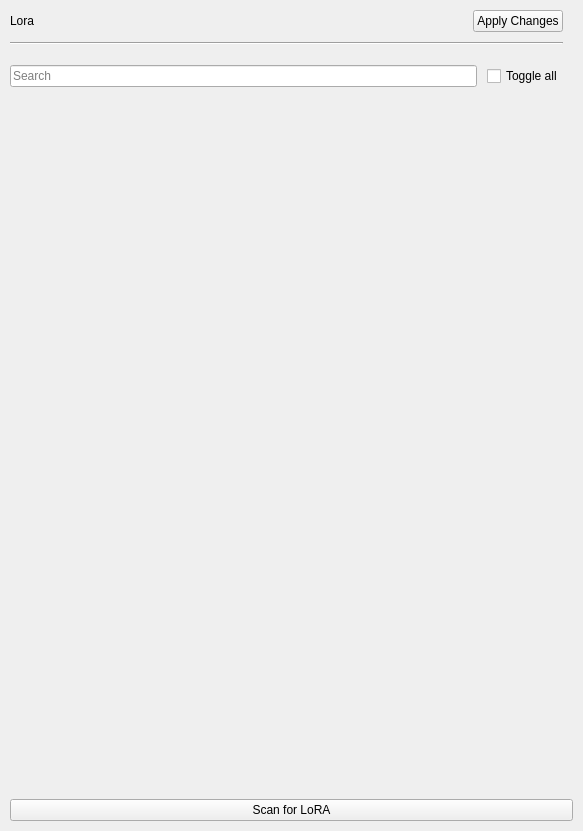
<?xml version="1.0" encoding="UTF-8"?>
<ui version="4.0">
 <class>lora_container</class>
 <widget class="QWidget" name="lora_container">
  <property name="geometry">
   <rect>
    <x>0</x>
    <y>0</y>
    <width>583</width>
    <height>831</height>
   </rect>
  </property>
  <property name="windowTitle">
   <string>Form</string>
  </property>
  <layout class="QGridLayout" name="gridLayout">
   <property name="leftMargin">
    <number>10</number>
   </property>
   <property name="topMargin">
    <number>10</number>
   </property>
   <property name="rightMargin">
    <number>10</number>
   </property>
   <property name="bottomMargin">
    <number>10</number>
   </property>
   <property name="horizontalSpacing">
    <number>0</number>
   </property>
   <property name="verticalSpacing">
    <number>10</number>
   </property>
   <item row="8" column="0">
    <widget class="QPushButton" name="pushButton">
     <property name="text">
      <string>Scan for LoRA</string>
     </property>
    </widget>
   </item>
   <item row="7" column="0">
    <widget class="QScrollArea" name="lora_scroll_area">
     <property name="font">
      <font>
       <pointsize>9</pointsize>
      </font>
     </property>
     <property name="frameShape">
      <enum>QFrame::Shape::NoFrame</enum>
     </property>
     <property name="frameShadow">
      <enum>QFrame::Shadow::Plain</enum>
     </property>
     <property name="widgetResizable">
      <bool>true</bool>
     </property>
     <widget class="QWidget" name="scrollAreaWidgetContents">
      <property name="geometry">
       <rect>
        <x>0</x>
        <y>0</y>
        <width>563</width>
        <height>674</height>
       </rect>
      </property>
      <layout class="QGridLayout" name="gridLayout_2">
       <property name="leftMargin">
        <number>0</number>
       </property>
       <property name="topMargin">
        <number>0</number>
       </property>
       <property name="rightMargin">
        <number>10</number>
       </property>
       <property name="bottomMargin">
        <number>0</number>
       </property>
       <property name="horizontalSpacing">
        <number>0</number>
       </property>
       <property name="verticalSpacing">
        <number>10</number>
       </property>
      </layout>
     </widget>
    </widget>
   </item>
   <item row="2" column="0">
    <layout class="QVBoxLayout" name="verticalLayout">
     <property name="spacing">
      <number>10</number>
     </property>
     <property name="leftMargin">
      <number>0</number>
     </property>
     <property name="topMargin">
      <number>0</number>
     </property>
     <property name="rightMargin">
      <number>10</number>
     </property>
     <property name="bottomMargin">
      <number>0</number>
     </property>
     <item>
      <layout class="QHBoxLayout" name="horizontalLayout_2">
       <property name="rightMargin">
        <number>0</number>
       </property>
       <item>
        <widget class="QLabel" name="label">
         <property name="font">
          <font>
           <bold>false</bold>
          </font>
         </property>
         <property name="text">
          <string>Lora</string>
         </property>
        </widget>
       </item>
       <item>
        <spacer name="horizontalSpacer">
         <property name="orientation">
          <enum>Qt::Orientation::Horizontal</enum>
         </property>
         <property name="sizeHint" stdset="0">
          <size>
           <width>40</width>
           <height>20</height>
          </size>
         </property>
        </spacer>
       </item>
       <item>
        <widget class="LoadingWidget" name="loading_icon" native="true">
         <property name="sizePolicy">
          <sizepolicy hsizetype="Preferred" vsizetype="Preferred">
           <horstretch>0</horstretch>
           <verstretch>0</verstretch>
          </sizepolicy>
         </property>
         <property name="minimumSize">
          <size>
           <width>0</width>
           <height>0</height>
          </size>
         </property>
        </widget>
       </item>
       <item>
        <widget class="QPushButton" name="apply_lora_button">
         <property name="text">
          <string>Apply Changes</string>
         </property>
        </widget>
       </item>
      </layout>
     </item>
     <item>
      <widget class="Line" name="line">
       <property name="orientation">
        <enum>Qt::Orientation::Horizontal</enum>
       </property>
      </widget>
     </item>
     <item>
      <widget class="SliderWidget" name="lora_scale_slider" native="true">
       <property name="sizePolicy">
        <sizepolicy hsizetype="Preferred" vsizetype="Preferred">
         <horstretch>0</horstretch>
         <verstretch>0</verstretch>
        </sizepolicy>
       </property>
       <property name="minimumSize">
        <size>
         <width>0</width>
         <height>0</height>
        </size>
       </property>
       <property name="slider_minimum" stdset="0">
        <number>0</number>
       </property>
       <property name="slider_maximum" stdset="0">
        <number>100</number>
       </property>
       <property name="spinbox_minimum" stdset="0">
        <double>0.000000000000000</double>
       </property>
       <property name="spinbox_maximum" stdset="0">
        <double>1.000000000000000</double>
       </property>
       <property name="display_as_float" stdset="0">
        <bool>true</bool>
       </property>
       <property name="settings_property" stdset="0">
        <string>generator_settings.lora_scale</string>
       </property>
       <property name="slider_single_step" stdset="0">
        <number>1</number>
       </property>
       <property name="slider_page_step" stdset="0">
        <number>5</number>
       </property>
       <property name="spinbox_single_step" stdset="0">
        <double>0.010000000000000</double>
       </property>
       <property name="spinbox_page_step" stdset="0">
        <double>0.100000000000000</double>
       </property>
       <property name="label_text" stdset="0">
        <string>Scale</string>
       </property>
      </widget>
     </item>
     <item>
      <layout class="QHBoxLayout" name="horizontalLayout">
       <property name="spacing">
        <number>10</number>
       </property>
       <property name="leftMargin">
        <number>0</number>
       </property>
       <property name="rightMargin">
        <number>0</number>
       </property>
       <item>
        <widget class="QLineEdit" name="lineEdit">
         <property name="placeholderText">
          <string>Search</string>
         </property>
        </widget>
       </item>
       <item>
        <widget class="QCheckBox" name="toggleAllLora">
         <property name="font">
          <font>
           <pointsize>9</pointsize>
          </font>
         </property>
         <property name="text">
          <string>Toggle all</string>
         </property>
         <property name="checked">
          <bool>false</bool>
         </property>
         <property name="tristate">
          <bool>false</bool>
         </property>
        </widget>
       </item>
      </layout>
     </item>
    </layout>
   </item>
  </layout>
 </widget>
 <customwidgets>
  <customwidget>
   <class>SliderWidget</class>
   <extends>QWidget</extends>
   <header>airunner/components/application/gui/widgets/slider/slider_widget</header>
   <container>1</container>
  </customwidget>
  <customwidget>
   <class>LoadingWidget</class>
   <extends>QWidget</extends>
   <header>airunner/components/llm/gui/widgets/loading_widget</header>
   <container>1</container>
  </customwidget>
 </customwidgets>
 <resources/>
 <connections>
  <connection>
   <sender>toggleAllLora</sender>
   <signal>toggled(bool)</signal>
   <receiver>lora_container</receiver>
   <slot>toggle_all(bool)</slot>
   <hints>
    <hint type="sourcelabel">
     <x>561</x>
     <y>95</y>
    </hint>
    <hint type="destinationlabel">
     <x>52</x>
     <y>-11</y>
    </hint>
   </hints>
  </connection>
  <connection>
   <sender>lineEdit</sender>
   <signal>textEdited(QString)</signal>
   <receiver>lora_container</receiver>
   <slot>search_text_changed(QString)</slot>
   <hints>
    <hint type="sourcelabel">
     <x>192</x>
     <y>92</y>
    </hint>
    <hint type="destinationlabel">
     <x>277</x>
     <y>-18</y>
    </hint>
   </hints>
  </connection>
  <connection>
   <sender>pushButton</sender>
   <signal>clicked()</signal>
   <receiver>lora_container</receiver>
   <slot>scan_for_lora()</slot>
   <hints>
    <hint type="sourcelabel">
     <x>409</x>
     <y>820</y>
    </hint>
    <hint type="destinationlabel">
     <x>486</x>
     <y>-1</y>
    </hint>
   </hints>
  </connection>
 </connections>
 <slots>
  <slot>toggle_all(bool)</slot>
  <slot>search_text_changed(QString)</slot>
  <slot>scan_for_lora()</slot>
  <slot>apply_lora()</slot>
 </slots>
</ui>
